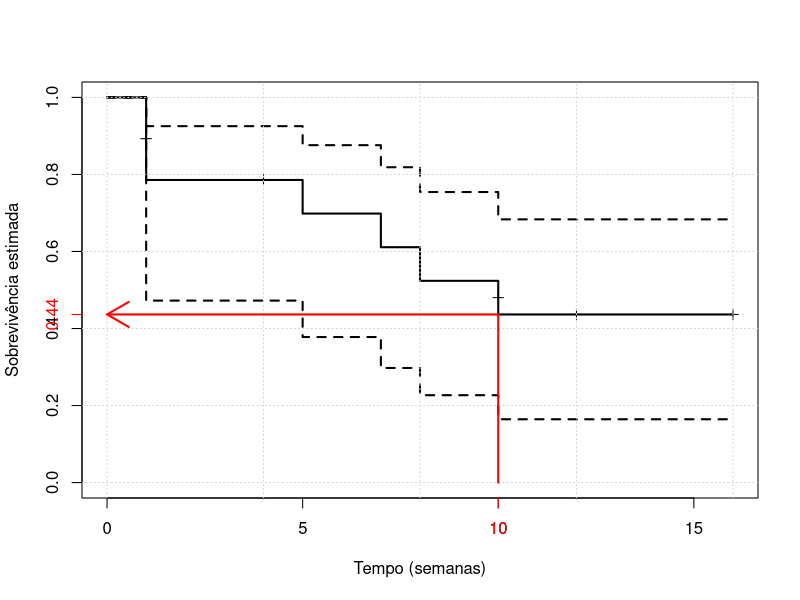
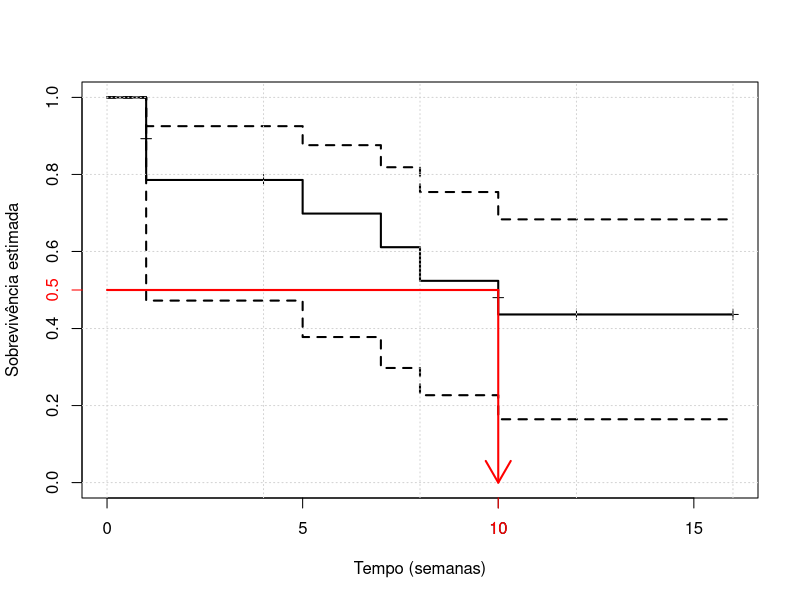
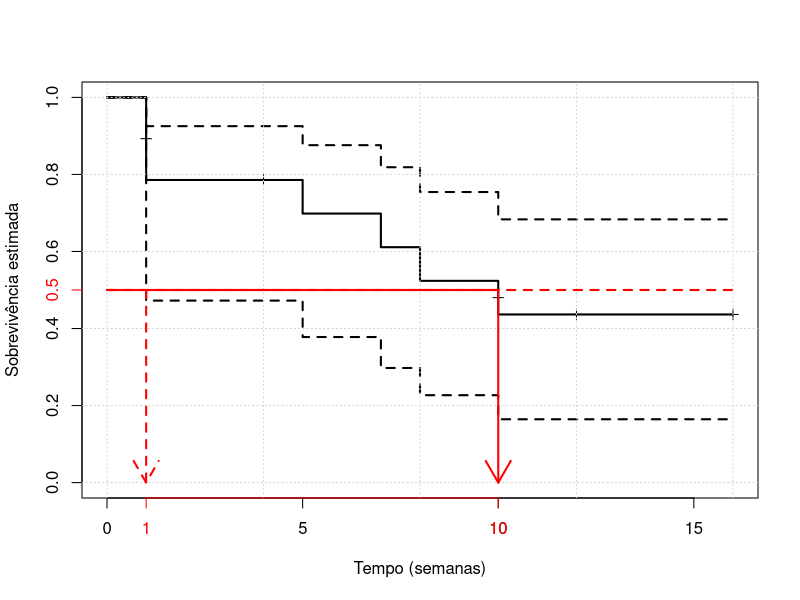
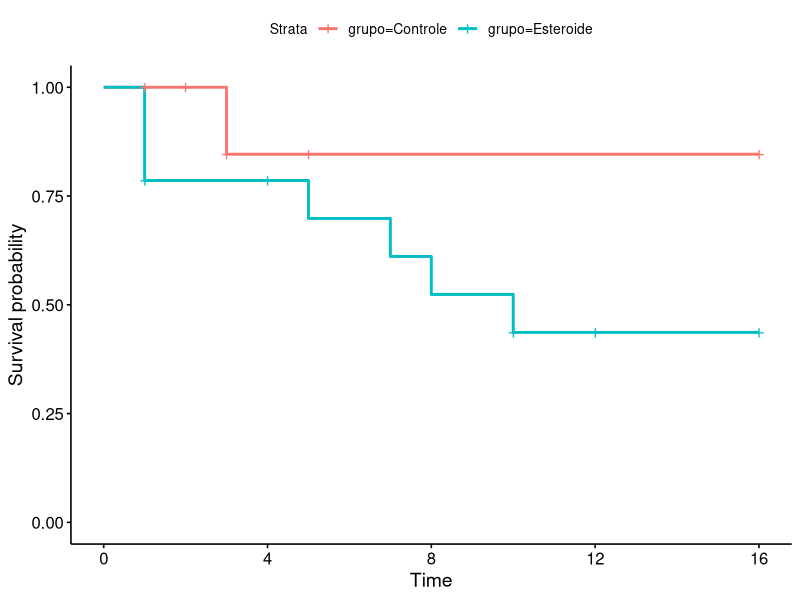
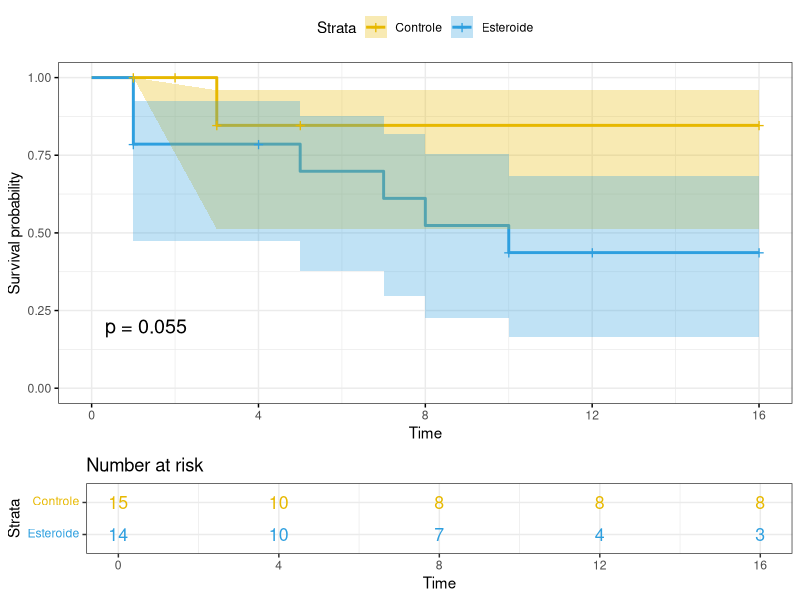

The R source for these figures, in order: (Note: this script raises an error after producing the figures.)
## ---- chunk 1

tempo <-  c(1, 2, 3, 3, 3, 5, 5, 16, 16, 16, 16, 16,
            16, 16, 16, 1, 1, 1, 1, 4, 5, 7, 8, 10,
            10, 12, 16, 16, 16)

cens <- c(0, 0, 1, 1, 0, 0, 0, 0, 0, 0, 0, 0,
          0, 0, 0, 1, 1, 1, 0, 0, 1, 1, 1, 1,
          0, 0, 0, 0, 0)

grupo <- factor(c(rep("Controle", 15), rep("Esteroide", 14)))

df.hep <- data.frame(tempo, cens, grupo)

## ---- chunk 2

# Carregando pacote

library(survival)

ekm <- survfit(Surv(time = tempo, event = cens) ~ 1,
               data = df.hep,
               subset = grupo == "Esteroide",
               conf.type = "log-log")

plot(ekm, conf.int = TRUE, 
     mark.time = TRUE,
     lwd = 2, xlab = "Tempo (semanas)", 
     ylab = "Sobrevivência estimada")

abline(h = seq(0, 1, by = 0.2),
       v = seq(0, 16, by = 4),
       col = "lightgrey", lty = 3)

segments(x0 = 10, y0 = 0, x1 = 10, y1 = summary(ekm, times = 10)$surv, col = "red", lwd = 2)
arrows(x0 = 10, y0 = summary(ekm, times = 10)$surv, x1 = 0,
       y1 = summary(ekm, times = 10)$surv, col = "red", lwd = 2)
axis(side = 1, at = 10, labels = 10, tick = T, col = "red", col.axis = "red")
axis(side = 2, at = summary(ekm, times = 10)$surv,
     labels = round(summary(ekm, times = 10)$surv, 2), tick = T, col = "red", col.axis = "red")

## ---- chunk 3

summary(ekm, times = 4)

summary(ekm, times = c(4, 6, 7, 12))

## ---- chunk 4

plot(ekm, conf.int = TRUE, 
     mark.time = TRUE,
     lwd = 2, xlab = "Tempo (semanas)", 
     ylab = "Sobrevivência estimada")

abline(h = seq(0, 1, by = 0.2),
       v = seq(0, 16, by = 4),
       col = "lightgrey", lty = 3)

segments(x0 = 0, y0 = 0.5, x1 = 10, y1 = 0.5, col = "red", lwd = 2)
arrows(x0 = 10, y0 = 0.5, x1 = 10, y1 = 0, col = "red", lwd = 2)
axis(side = 1, at = 10, labels = 10, tick = T, col = "red", col.axis = "red")
axis(side = 2, at = 0.5, labels = 0.5, tick = T, col = "red", col.axis = "red")

## ---- chunk 5

plot(ekm, conf.int = TRUE, 
     mark.time = TRUE,
     lwd = 2, xlab = "Tempo (semanas)", 
     ylab = "Sobrevivência estimada")

abline(h = seq(0, 1, by = 0.2),
       v = seq(0, 16, by = 4),
       col = "lightgrey", lty = 3)

segments(x0 = 0, y0 = 0.5, x1 = 10, y1 = 0.5, col = "red", lwd = 2)
arrows(x0 = 10, y0 = 0.5, x1 = 10, y1 = 0, col = "red", lwd = 2)
segments(x0 = 0, y0 = 0.5, x1 = 16, y1 = 0.5, col = "red", lwd = 2, lty = 2)
arrows(x0 = 1, y0 = 0.5, x1 = 1, y1 = 0, col = "red", lwd = 2, lty = 2)
axis(side = 1, at = c(1, 10), labels = c(1, 10), tick = T, col = "red", col.axis = "red")
axis(side = 2, at = 0.5, labels = 0.5, tick = T, col = "red", col.axis = "red")

## ---- chunk 6

ekm

## ---- chunk 7

library(survival)

ekm <- survfit(Surv(time = tempo, event = cens) ~ grupo,
               data = df.hep,
               conf.type = "log-log")

## ---- chunk 8

# install.packages("survminer")

library(survminer)

ggsurvplot(fit = ekm, data = df.hep)

## ---- chunk 9

ggsurvplot(
  fit = ekm,
  data = df.hep,
  size = 1,                 # change line size
  palette =
    c("#E7B800", "#2E9FDF"),# custom color palettes
  conf.int = TRUE,          # Add confidence interval
  pval = TRUE,              # Add p-value
  risk.table = TRUE,        # Add risk table
  risk.table.col = "strata",# Risk table color by groups
  legend.labs =
    c("Controle", "Esteroide"),    # Change legend labels
  risk.table.height = 0.25, # Useful to change when you have multiple groups
  ggtheme = theme_bw()      # Change ggplot2 theme
)

## ---- chunk 10

knitr::include_graphics(here::here('images', 'Statistically-Insignificant-ff.jpg'))

